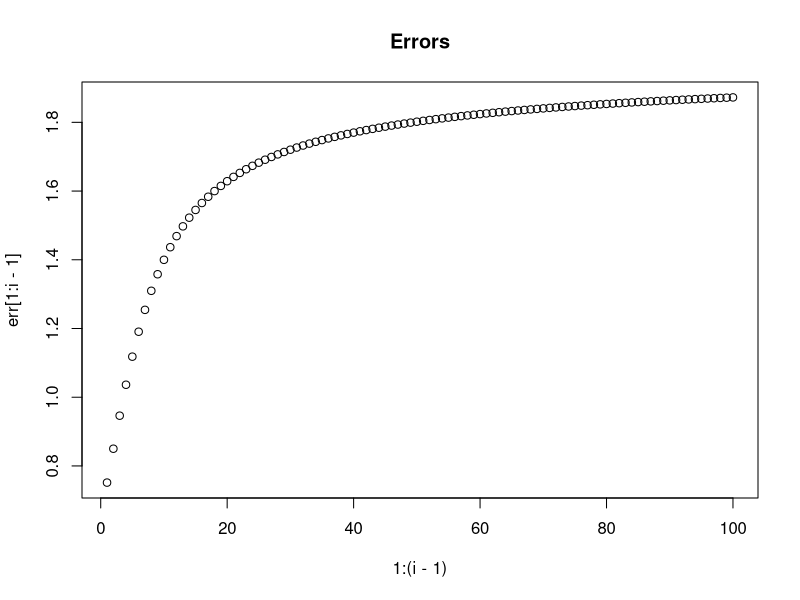

Write the R code that produced this figure.
# Function backpropLearn: backpropagation learning in specific ANN
  # Input
    # input - features (input)
    # output - output
    # r - learning rate
    # eps - convergence threshold
    # it - maximum number of iterations
  # Output
    # w - ANN weights

backpropLearn = function(input, output, r, eps, it){
  
  # random initialisation of weights
  set.seed(1) # deterministic for comparison
  w = runif(6)
  
  # initialisation of vector for error
  err = rep(100, it)
  i = 1
  
  # update weights until error is small enough or maximum number of iterations is reached
  while( i == 1 || (err[i-1] > eps & i <= it)){
    
    err[i] = 0
    
    # iterate over all data points
    for(j in 1:length(output)){
      
      # compute current output
      out = annEval(w, input[j, ])
      d = vector(length = 3)
  
      # compute d and update w
      ###### CODE HERE ########
      d[3] = out[3] * (1- out[3]) *(out[3] * output[j])
      d[1] = out[1] * (1 - out[1]) * d[3] * w[5]
      d[2] = out[2] * (1 - out[2]) * d[3] * w[6]

      w[1] = w[1] - r*(input[j,1] * d[1])
      w[2] = w[2] - r*(input[j,1] * d[2])
      w[3] = w[3] - r*(input[j,2] * d[1])
      w[4] = w[4] - r*(input[j,2] * d[2])
      w[5] = w[5] - r*(out[1] * d[3])
      w[6] = w[6] - r*(out[2] * d[3])
      
      # calculate error
      err[i] = err[i] + abs(annEval(w, input[j, ])[3] - output[j])
    }
    i = i + 1
  }
  # plot error over number of iterations
  plot(1:(i-1), err[1:i-1], main = "Errors")
  
  return(w)
}

# Function annEval: evaluation of specific ANN
  # Input
    # w - weights in ANN
    # input - input values
  # Output
    # out - ANN output for each neuron

annEval = function(w, input){
  out = vector(length = 3)
  
  # calculate output for each neuron using function a
  out[1] = a(input[1] * w[1] + input[2] * w[3])
  out[2] = a(input[1] * w[2] + input[2] * w[4])
  out[3] = a(out[1] * w[5] + out[2] * w[6])
  
  return(out)
}


# Function a: sigmoid function
  # Input
    # x - real number
  # Output
    # a(x)

a = function(x){
  return(1 / (1 + exp(-x)))
}

# create input data
input = matrix(c(0.1, 0.7, 0.2, 0.5), ncol = 2)
output = c(1, 1)

# learn network
w = backpropLearn(input, output, 1, 0.2, 100)
print(w)

# read data from file
#data = read.table("../set1.txt", header = TRUE, sep = "\t")

# separate data
#names(data) = c("V1", "V2", "V3")
#x = as.matrix(data[ ,1:ncol(data) - 1])
#label = data[ ,ncol(data)] # last column
#
#w = backpropLearn(x, label, 1, 0.2, 1000)
#print(w)


